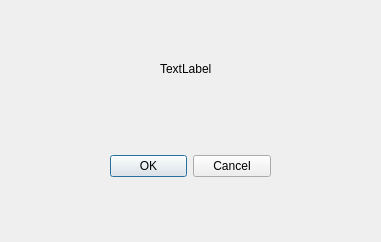
<?xml version="1.0" encoding="UTF-8"?>
<ui version="4.0">
 <class>Dialog</class>
 <widget class="QDialog" name="Dialog">
  <property name="sizePolicy">
   <sizepolicy hsizetype="Fixed" vsizetype="Preferred">
    <horstretch>0</horstretch>
    <verstretch>0</verstretch>
   </sizepolicy>
  </property>
  <property name="windowTitle">
   <string>Dialog</string>
  </property>
  <widget class="QDialogButtonBox" name="buttonBox">
   <property name="enabled">
    <bool>true</bool>
   </property>
   <property name="geometry">
    <rect>
     <x>110</x>
     <y>150</y>
     <width>161</width>
     <height>32</height>
    </rect>
   </property>
   <property name="sizePolicy">
    <sizepolicy hsizetype="Expanding" vsizetype="Fixed">
     <horstretch>0</horstretch>
     <verstretch>0</verstretch>
    </sizepolicy>
   </property>
   <property name="orientation">
    <enum>Qt::Horizontal</enum>
   </property>
   <property name="standardButtons">
    <set>QDialogButtonBox::Cancel|QDialogButtonBox::Ok</set>
   </property>
   <property name="centerButtons">
    <bool>true</bool>
   </property>
  </widget>
  <widget class="QLabel" name="label">
   <property name="geometry">
    <rect>
     <x>160</x>
     <y>60</y>
     <width>67</width>
     <height>17</height>
    </rect>
   </property>
   <property name="text">
    <string>TextLabel</string>
   </property>
  </widget>
 </widget>
 <resources/>
 <connections>
  <connection>
   <sender>buttonBox</sender>
   <signal>accepted()</signal>
   <receiver>Dialog</receiver>
   <slot>accept()</slot>
   <hints>
    <hint type="sourcelabel">
     <x>248</x>
     <y>254</y>
    </hint>
    <hint type="destinationlabel">
     <x>157</x>
     <y>274</y>
    </hint>
   </hints>
  </connection>
  <connection>
   <sender>buttonBox</sender>
   <signal>rejected()</signal>
   <receiver>Dialog</receiver>
   <slot>reject()</slot>
   <hints>
    <hint type="sourcelabel">
     <x>316</x>
     <y>260</y>
    </hint>
    <hint type="destinationlabel">
     <x>286</x>
     <y>274</y>
    </hint>
   </hints>
  </connection>
 </connections>
</ui>
